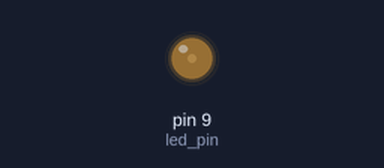
Bench run of a sketch on a simulated Arduino Uno, built with avr-gcc and run on an emulated ATmega328P. On the bench: output pins drawn as LEDs (lit = HIGH). What the sketch prints to the serial monitor is not drawn.

Above: at 0.05 s.
At 0.25 s:
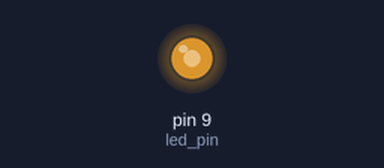
At 0.45 s:
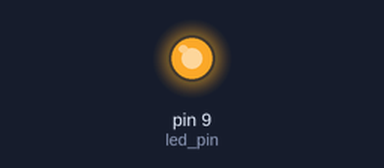
At 0.9 s:
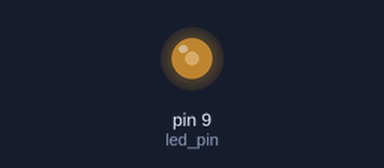
Timing chart, 0 to 3.0 s (numbered marks = the images above):
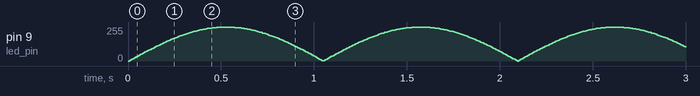

The sketch:

main.ino
```cpp
/**
 * PWM LED control
 * By: Evan Pratten
 *
 * ## Light level ramping ##
 * The light level ramping follows this equation, where "m" is the LED's maximum output:
 *
 * c(i) = abs(m · sin(((i2) / m) · π))
 * f(x) = {(mod(x,2m) > m): c(m − (mod(x,2m) − m)), c(mod(x, 2m))}
 */

// Definitions
#define led_pin 9
#define max_output 255

// Locals
int output = 0;

void setup()
{
    // Configure and disable LED
    pinMode(led_pin, OUTPUT);
    digitalWrite(led_pin, LOW);

    // Print program header
    Serial.begin(9600);
    Serial.write("Program by: Evan Pratten <ewpratten@retrylife.ca>\n");
}

double curve(double i)
{
    return abs(max_output * sin(((i * 2) / max_output) * PI));
}

void loop()
{
    // Determine LED output
    int led_signal = (int)(output <= max_output) ? curve(output) : curve(max_output - (output - max_output));

    // Write LED brightness
    analogWrite(led_pin, led_signal);

    // Incr the output
    output++;
    output %= max_output * 2;

    // Pause
    delay(8);
}
```
